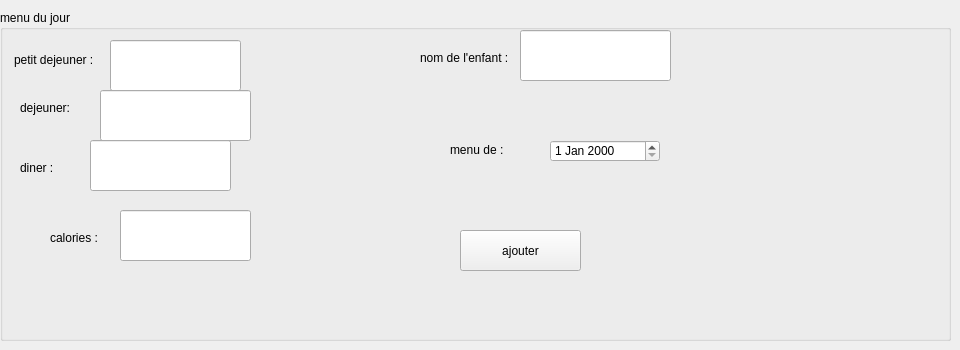
      <widget class="QWidget" name="tab_13">
       <attribute name="title">
        <string>ajouter le menu</string>
       </attribute>
       <widget class="QGroupBox" name="groupBox_3">
        <property name="geometry">
         <rect>
          <x>0</x>
          <y>10</y>
          <width>951</width>
          <height>331</height>
         </rect>
        </property>
        <property name="styleSheet">
         <string notr="true">background:url(:/back/images.png)</string>
        </property>
        <property name="title">
         <string>menu du jour</string>
        </property>
        <widget class="QLabel" name="label_17">
         <property name="geometry">
          <rect>
           <x>14</x>
           <y>40</y>
           <width>101</width>
           <height>20</height>
          </rect>
         </property>
         <property name="text">
          <string>petit dejeuner :</string>
         </property>
        </widget>
        <widget class="QLabel" name="label_18">
         <property name="geometry">
          <rect>
           <x>20</x>
           <y>90</y>
           <width>55</width>
           <height>16</height>
          </rect>
         </property>
         <property name="text">
          <string>dejeuner:</string>
         </property>
        </widget>
        <widget class="QLabel" name="label_19">
         <property name="geometry">
          <rect>
           <x>20</x>
           <y>150</y>
           <width>55</width>
           <height>16</height>
          </rect>
         </property>
         <property name="text">
          <string>diner :</string>
         </property>
        </widget>
        <widget class="QLabel" name="label_20">
         <property name="geometry">
          <rect>
           <x>50</x>
           <y>220</y>
           <width>55</width>
           <height>16</height>
          </rect>
         </property>
         <property name="text">
          <string>calories :</string>
         </property>
        </widget>
        <widget class="QLabel" name="label_21">
         <property name="geometry">
          <rect>
           <x>420</x>
           <y>40</y>
           <width>101</width>
           <height>16</height>
          </rect>
         </property>
         <property name="text">
          <string>nom de l'enfant :</string>
         </property>
        </widget>
        <widget class="QLabel" name="label_22">
         <property name="geometry">
          <rect>
           <x>450</x>
           <y>130</y>
           <width>61</width>
           <height>20</height>
          </rect>
         </property>
         <property name="text">
          <string>menu de :</string>
         </property>
        </widget>
        <widget class="QLineEdit" name="pttdej">
         <property name="geometry">
          <rect>
           <x>110</x>
           <y>30</y>
           <width>131</width>
           <height>51</height>
          </rect>
         </property>
        </widget>
        <widget class="QLineEdit" name="dej">
         <property name="geometry">
          <rect>
           <x>100</x>
           <y>80</y>
           <width>151</width>
           <height>51</height>
          </rect>
         </property>
        </widget>
        <widget class="QLineEdit" name="diner">
         <property name="geometry">
          <rect>
           <x>90</x>
           <y>130</y>
           <width>141</width>
           <height>51</height>
          </rect>
         </property>
        </widget>
        <widget class="QLineEdit" name="emp">
         <property name="geometry">
          <rect>
           <x>520</x>
           <y>20</y>
           <width>151</width>
           <height>51</height>
          </rect>
         </property>
        </widget>
        <widget class="QLineEdit" name="calories">
         <property name="geometry">
          <rect>
           <x>120</x>
           <y>200</y>
           <width>131</width>
           <height>51</height>
          </rect>
         </property>
        </widget>
        <widget class="QDateEdit" name="dater">
         <property name="geometry">
          <rect>
           <x>550</x>
           <y>130</y>
           <width>110</width>
           <height>22</height>
          </rect>
         </property>
        </widget>
        <widget class="QPushButton" name="ajoutm">
         <property name="geometry">
          <rect>
           <x>460</x>
           <y>220</y>
           <width>121</width>
           <height>41</height>
          </rect>
         </property>
         <property name="text">
          <string>ajouter</string>
         </property>
        </widget>
       </widget>
      </widget>
